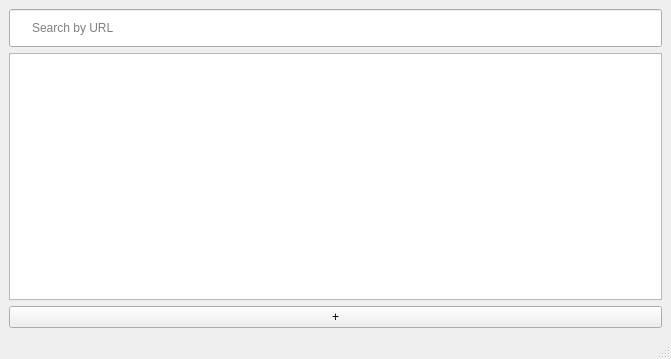
<?xml version="1.0" encoding="UTF-8"?>
<ui version="4.0">
 <class>PasswordsWindow</class>
 <widget class="QMainWindow" name="PasswordsWindow">
  <property name="geometry">
   <rect>
    <x>0</x>
    <y>0</y>
    <width>671</width>
    <height>359</height>
   </rect>
  </property>
  <property name="windowTitle">
   <string>Passwords List</string>
  </property>
  <widget class="QWidget" name="centralwidget">
   <layout class="QGridLayout" name="gridLayout">
    <item row="1" column="0">
     <widget class="QListWidget" name="passwordsListWidget"/>
    </item>
    <item row="0" column="0">
     <layout class="QHBoxLayout" name="horizontalLayout">
      <item>
       <widget class="QLineEdit" name="searchEdit">
        <property name="styleSheet">
         <string notr="true">padding: 10px 20px;</string>
        </property>
        <property name="placeholderText">
         <string>Search by URL</string>
        </property>
       </widget>
      </item>
     </layout>
    </item>
    <item row="4" column="0">
     <layout class="QHBoxLayout" name="horizontalLayout_2">
      <item>
       <widget class="QPushButton" name="addButton">
        <property name="text">
         <string>+</string>
        </property>
       </widget>
      </item>
     </layout>
    </item>
   </layout>
  </widget>
  <widget class="QMenuBar" name="menubar">
   <property name="geometry">
    <rect>
     <x>0</x>
     <y>0</y>
     <width>671</width>
     <height>21</height>
    </rect>
   </property>
  </widget>
  <widget class="QStatusBar" name="statusbar"/>
 </widget>
 <resources/>
 <connections/>
</ui>
